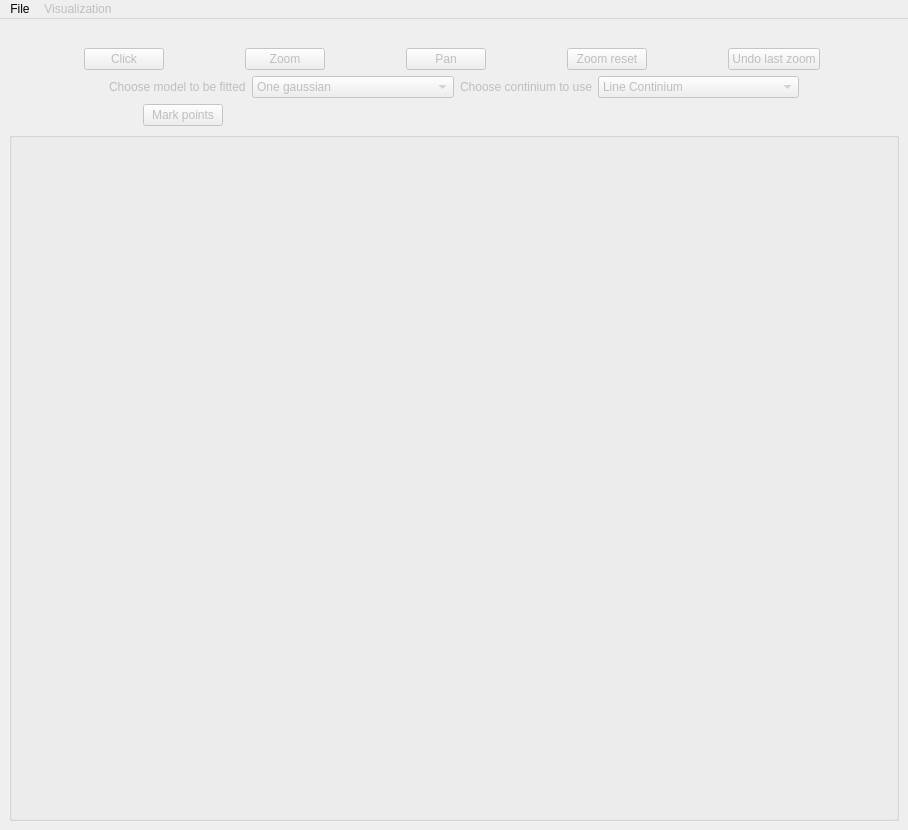
<?xml version="1.0" encoding="UTF-8"?>
<ui version="4.0">
 <class>FitLine</class>
 <widget class="QMainWindow" name="FitLine">
  <property name="geometry">
   <rect>
    <x>0</x>
    <y>0</y>
    <width>908</width>
    <height>830</height>
   </rect>
  </property>
  <property name="windowTitle">
   <string>FitLine</string>
  </property>
  <widget class="QWidget" name="centralwidget">
   <layout class="QGridLayout" name="gridLayout_2">
    <item row="0" column="2">
     <layout class="QGridLayout" name="gridLayout">
      <item row="2" column="0">
       <layout class="QHBoxLayout" name="horizontalLayout_3">
        <property name="sizeConstraint">
         <enum>QLayout::SetDefaultConstraint</enum>
        </property>
        <property name="leftMargin">
         <number>100</number>
        </property>
        <property name="rightMargin">
         <number>100</number>
        </property>
        <item>
         <widget class="QLabel" name="modelSelectionLabel">
          <property name="enabled">
           <bool>false</bool>
          </property>
          <property name="sizePolicy">
           <sizepolicy hsizetype="Fixed" vsizetype="Preferred">
            <horstretch>0</horstretch>
            <verstretch>0</verstretch>
           </sizepolicy>
          </property>
          <property name="text">
           <string>Choose model to be fitted</string>
          </property>
         </widget>
        </item>
        <item>
         <widget class="QComboBox" name="modelSelectionComboBox">
          <property name="enabled">
           <bool>false</bool>
          </property>
          <property name="minimumSize">
           <size>
            <width>0</width>
            <height>0</height>
           </size>
          </property>
          <property name="maximumSize">
           <size>
            <width>250</width>
            <height>16777215</height>
           </size>
          </property>
          <item>
           <property name="text">
            <string>One gaussian</string>
           </property>
          </item>
          <item>
           <property name="text">
            <string>Two gaussians</string>
           </property>
          </item>
         </widget>
        </item>
        <item>
         <widget class="QLabel" name="label">
          <property name="enabled">
           <bool>false</bool>
          </property>
          <property name="sizePolicy">
           <sizepolicy hsizetype="Fixed" vsizetype="Preferred">
            <horstretch>0</horstretch>
            <verstretch>0</verstretch>
           </sizepolicy>
          </property>
          <property name="text">
           <string>Choose continium to use</string>
          </property>
          <property name="alignment">
           <set>Qt::AlignRight|Qt::AlignTrailing|Qt::AlignVCenter</set>
          </property>
         </widget>
        </item>
        <item>
         <widget class="QComboBox" name="continiumSelectionComboBox">
          <property name="enabled">
           <bool>false</bool>
          </property>
          <property name="sizePolicy">
           <sizepolicy hsizetype="Preferred" vsizetype="Fixed">
            <horstretch>0</horstretch>
            <verstretch>0</verstretch>
           </sizepolicy>
          </property>
          <item>
           <property name="text">
            <string>Line Continium</string>
           </property>
          </item>
         </widget>
        </item>
       </layout>
      </item>
      <item row="3" column="0">
       <layout class="QHBoxLayout" name="horizontalLayout_2">
        <item>
         <widget class="QPushButton" name="pointsGenerationButton">
          <property name="enabled">
           <bool>false</bool>
          </property>
          <property name="sizePolicy">
           <sizepolicy hsizetype="Fixed" vsizetype="Fixed">
            <horstretch>0</horstretch>
            <verstretch>0</verstretch>
           </sizepolicy>
          </property>
          <property name="focusPolicy">
           <enum>Qt::NoFocus</enum>
          </property>
          <property name="text">
           <string>Mark points</string>
          </property>
         </widget>
        </item>
        <item>
         <widget class="QLabel" name="indicationLabel">
          <property name="enabled">
           <bool>true</bool>
          </property>
          <property name="minimumSize">
           <size>
            <width>400</width>
            <height>0</height>
           </size>
          </property>
          <property name="maximumSize">
           <size>
            <width>400</width>
            <height>16777215</height>
           </size>
          </property>
          <property name="text">
           <string/>
          </property>
         </widget>
        </item>
       </layout>
      </item>
      <item row="4" column="0">
       <widget class="QGroupBox" name="middlePlot">
        <property name="sizePolicy">
         <sizepolicy hsizetype="MinimumExpanding" vsizetype="MinimumExpanding">
          <horstretch>0</horstretch>
          <verstretch>0</verstretch>
         </sizepolicy>
        </property>
        <property name="title">
         <string/>
        </property>
        <property name="alignment">
         <set>Qt::AlignLeading|Qt::AlignLeft|Qt::AlignVCenter</set>
        </property>
        <property name="flat">
         <bool>false</bool>
        </property>
       </widget>
      </item>
      <item row="1" column="0">
       <layout class="QHBoxLayout" name="horizontalLayout_4">
        <item>
         <widget class="QPushButton" name="clickNormalButton">
          <property name="enabled">
           <bool>false</bool>
          </property>
          <property name="sizePolicy">
           <sizepolicy hsizetype="Fixed" vsizetype="Fixed">
            <horstretch>0</horstretch>
            <verstretch>0</verstretch>
           </sizepolicy>
          </property>
          <property name="focusPolicy">
           <enum>Qt::NoFocus</enum>
          </property>
          <property name="text">
           <string>Click</string>
          </property>
          <property name="checkable">
           <bool>true</bool>
          </property>
          <property name="autoExclusive">
           <bool>true</bool>
          </property>
         </widget>
        </item>
        <item>
         <widget class="QPushButton" name="zoomButton">
          <property name="enabled">
           <bool>false</bool>
          </property>
          <property name="sizePolicy">
           <sizepolicy hsizetype="Fixed" vsizetype="Fixed">
            <horstretch>0</horstretch>
            <verstretch>0</verstretch>
           </sizepolicy>
          </property>
          <property name="focusPolicy">
           <enum>Qt::NoFocus</enum>
          </property>
          <property name="text">
           <string>Zoom</string>
          </property>
          <property name="checkable">
           <bool>true</bool>
          </property>
          <property name="autoExclusive">
           <bool>true</bool>
          </property>
         </widget>
        </item>
        <item>
         <widget class="QPushButton" name="panButton">
          <property name="enabled">
           <bool>false</bool>
          </property>
          <property name="sizePolicy">
           <sizepolicy hsizetype="Fixed" vsizetype="Fixed">
            <horstretch>0</horstretch>
            <verstretch>0</verstretch>
           </sizepolicy>
          </property>
          <property name="focusPolicy">
           <enum>Qt::NoFocus</enum>
          </property>
          <property name="text">
           <string>Pan</string>
          </property>
          <property name="checkable">
           <bool>true</bool>
          </property>
          <property name="autoExclusive">
           <bool>true</bool>
          </property>
         </widget>
        </item>
        <item>
         <widget class="QPushButton" name="zoomResetButton">
          <property name="enabled">
           <bool>false</bool>
          </property>
          <property name="sizePolicy">
           <sizepolicy hsizetype="Fixed" vsizetype="Fixed">
            <horstretch>0</horstretch>
            <verstretch>0</verstretch>
           </sizepolicy>
          </property>
          <property name="focusPolicy">
           <enum>Qt::NoFocus</enum>
          </property>
          <property name="text">
           <string>Zoom reset</string>
          </property>
         </widget>
        </item>
        <item>
         <widget class="QPushButton" name="undoButton">
          <property name="enabled">
           <bool>false</bool>
          </property>
          <property name="sizePolicy">
           <sizepolicy hsizetype="Fixed" vsizetype="Fixed">
            <horstretch>0</horstretch>
            <verstretch>0</verstretch>
           </sizepolicy>
          </property>
          <property name="focusPolicy">
           <enum>Qt::NoFocus</enum>
          </property>
          <property name="text">
           <string>Undo last zoom</string>
          </property>
         </widget>
        </item>
       </layout>
      </item>
      <item row="0" column="0">
       <layout class="QHBoxLayout" name="horizontalLayout">
        <item>
         <widget class="QLabel" name="pathLabel">
          <property name="text">
           <string/>
          </property>
         </widget>
        </item>
       </layout>
      </item>
     </layout>
    </item>
   </layout>
  </widget>
  <widget class="QMenuBar" name="menuBar">
   <property name="geometry">
    <rect>
     <x>0</x>
     <y>0</y>
     <width>908</width>
     <height>21</height>
    </rect>
   </property>
   <property name="nativeMenuBar">
    <bool>false</bool>
   </property>
   <widget class="QMenu" name="menuFile">
    <property name="title">
     <string>File</string>
    </property>
    <addaction name="actionLoad_Spectrum"/>
    <addaction name="actionSave_as_png"/>
   </widget>
   <widget class="QMenu" name="menuVisualization">
    <property name="enabled">
     <bool>false</bool>
    </property>
    <property name="title">
     <string>Visualization</string>
    </property>
    <addaction name="actionClear_last_fitted_model"/>
    <addaction name="actionClear_fitted_models"/>
    <addaction name="actionReset_window"/>
    <addaction name="separator"/>
    <addaction name="actionShow_fitted_data_parameters"/>
   </widget>
   <addaction name="menuFile"/>
   <addaction name="menuVisualization"/>
  </widget>
  <action name="actionLoad_Spectrum">
   <property name="text">
    <string>Load Spectrum</string>
   </property>
  </action>
  <action name="actionSave_as_png">
   <property name="enabled">
    <bool>false</bool>
   </property>
   <property name="text">
    <string>Save as png</string>
   </property>
  </action>
  <action name="actionReset_window">
   <property name="text">
    <string>Reset window</string>
   </property>
  </action>
  <action name="actionClear_last_fitted_model">
   <property name="text">
    <string>Clear last fitted model</string>
   </property>
  </action>
  <action name="actionClear_fitted_models">
   <property name="text">
    <string>Clear fitted models</string>
   </property>
  </action>
  <action name="actionShow_fitted_data_parameters">
   <property name="text">
    <string>Show fitted data parameters</string>
   </property>
  </action>
 </widget>
 <resources/>
 <connections/>
</ui>
